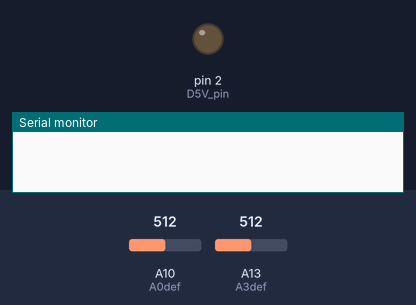
Simulated run of this sketch. Board: Arduino Mega 2560, built with avr-gcc and run on an emulated ATmega2560. Parts: output pins drawn as LEDs (lit = HIGH), the last lines printed to the serial monitor. The inputs (shaded band) are chosen by the test bench; at power-on: A10 (A0def) = 512, A13 (A3def) = 512.

Above: at 4.5 s.
At 28.7 s:
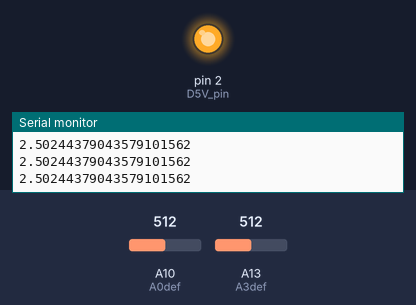
Timing chart, 0 to 29.0 s (numbered marks = the images above):
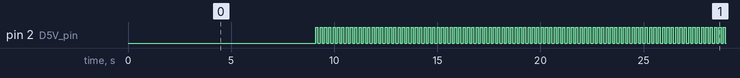

The sketch:

SYSTEM_main.ino
```cpp
// (licence header left out)
#define A0def   A10  // analog pin to read data form op-amp/strum V_H
#define D5V_pin 2   // digital pin: 5V write if masure w/ i, =V otherwise
#define A3def   A13  // analog pin to send V_x (reference for converter)

void Serial2_sendmmsg_delay(const char* fmt){
    Serial2.println(fmt);
    delay(1000);
    return;
}

void serial_writeboth(double V_gen, double V_out){
    Serial.print(V_out, 20);
    Serial.print("\n");
    Serial.print(V_gen, 20);
    Serial.print("\n");
};

void data_routine(const char* step)
{

    int M = 12;
    int N = 100;

    double V_gen, V_out;

    for ( int i=0; i<M; i++ ) {

        Serial.print("*CYCLESTART\n");
        Serial.print("I:");
        Serial.print((float)i/10);
        Serial.print("\n");

        for ( int j=0; j<N; j++ ) {
            digitalWrite(D5V_pin, HIGH);
            delay(50);
            // eseguire la misura di A0
            V_out = (double)((double)analogRead(A0def)*5.0/(double)1023);
            // eseguire la misura di A3
            V_gen = (double)((double)analogRead(A3def)*5.0/(double)1023);
            // scrivere tutto sul seriale
            serial_writeboth(V_out, V_gen);

            delay(50);
            digitalWrite(D5V_pin, LOW);
            delay(50);
            // eseguire la misura di A0
            V_out = (double)((double)analogRead(A0def)*5.0/(double)1023);
            // eseguire la misura di A3
            V_gen = (double)((double)analogRead(A3def)*5.0/(double)1023);
            // scrivere tutto sul seriale
            serial_writeboth(V_out, V_gen);

            delay(50);
        }
        Serial2_sendmmsg_delay(step);
        Serial.print("CYCLEEND*\n");
        delay(100);
    }
    return;
}


int main(void)
{
    init();

    Serial2.begin(9600);
    Serial.begin(9600);

    pinMode(D5V_pin, OUTPUT);
    pinMode(A0def, INPUT);
    pinMode(A3def, INPUT);

    Serial2_sendmmsg_delay("V1 30");
    Serial2_sendmmsg_delay("I1 1.3");
    Serial2_sendmmsg_delay("OP1 1");
    Serial2_sendmmsg_delay("DELTAI1 1e-1");
    // analogReadResolution(12);

    // while ( true ) {

    delay(5000);
    Serial.print("*RUN\n");
    Serial.print("*BPOS\n");
    delay(100);

    data_routine("DECI1");
    Serial.print("Change polarization in B and in OPAMP input! (45s left)\n");
    delay(45000);
    // wait to change polarization for B


    Serial.print("*BPOS\n");
    delay(100);
    data_routine("INCI1");

    Serial2_sendmmsg_delay("V1 0");
    Serial2_sendmmsg_delay("I1 0");
    Serial2_sendmmsg_delay("OP1 0");
    // Serial.print("*STP\n");
        // Serial.
        // break;
    // }

    return 0;
}
```

Measured:
- by itself, pin 2 (D5V_pin): moves between LOW and HIGH, repeating every 22.1 s
